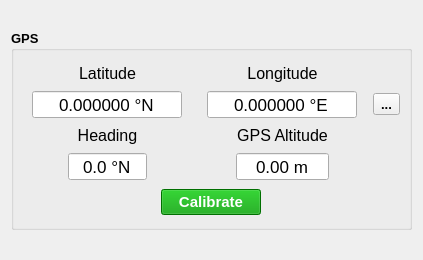
           <widget class="QWidget" name="page_9">
            <property name="geometry">
             <rect>
              <x>0</x>
              <y>0</y>
              <width>423</width>
              <height>260</height>
             </rect>
            </property>
            <attribute name="label">
             <string>GPS</string>
            </attribute>
            <layout class="QGridLayout" name="gridLayout_34">
             <item row="0" column="0">
              <widget class="QGroupBox" name="groupBox_4">
               <property name="sizePolicy">
                <sizepolicy hsizetype="Preferred" vsizetype="Minimum">
                 <horstretch>0</horstretch>
                 <verstretch>0</verstretch>
                </sizepolicy>
               </property>
               <property name="maximumSize">
                <size>
                 <width>16777215</width>
                 <height>200</height>
                </size>
               </property>
               <property name="font">
                <font>
                 <pointsize>10</pointsize>
                 <bold>true</bold>
                </font>
               </property>
               <property name="title">
                <string>GPS </string>
               </property>
               <layout class="QGridLayout" name="gridLayout_7" rowstretch="1,0">
                <item row="0" column="2">
                 <layout class="QGridLayout" name="gridLayout_11">
                  <item row="1" column="1" alignment="Qt::AlignHCenter">
                   <widget class="QDoubleSpinBox" name="latitude_SB">
                    <property name="minimumSize">
                     <size>
                      <width>150</width>
                      <height>0</height>
                     </size>
                    </property>
                    <property name="maximumSize">
                     <size>
                      <width>100</width>
                      <height>16777215</height>
                     </size>
                    </property>
                    <property name="font">
                     <font>
                      <pointsize>13</pointsize>
                      <bold>false</bold>
                     </font>
                    </property>
                    <property name="frame">
                     <bool>true</bool>
                    </property>
                    <property name="alignment">
                     <set>Qt::AlignCenter</set>
                    </property>
                    <property name="readOnly">
                     <bool>true</bool>
                    </property>
                    <property name="buttonSymbols">
                     <enum>QAbstractSpinBox::NoButtons</enum>
                    </property>
                    <property name="suffix">
                     <string> °N</string>
                    </property>
                    <property name="decimals">
                     <number>6</number>
                    </property>
                    <property name="minimum">
                     <double>-100.000000000000000</double>
                    </property>
                    <property name="maximum">
                     <double>100.000000000000000</double>
                    </property>
                   </widget>
                  </item>
                  <item row="1" column="3">
                   <widget class="QToolButton" name="copycoordinates_TB">
                    <property name="text">
                     <string>...</string>
                    </property>
                    <property name="icon">
                     <iconset>
                      <normaloff>../../../../../../../.designer/backup/copy_icon.png</normaloff>../../../../../../../.designer/backup/copy_icon.png</iconset>
                    </property>
                    <property name="toolButtonStyle">
                     <enum>Qt::ToolButtonIconOnly</enum>
                    </property>
                   </widget>
                  </item>
                  <item row="1" column="2" alignment="Qt::AlignHCenter">
                   <widget class="QDoubleSpinBox" name="longitude_SB">
                    <property name="minimumSize">
                     <size>
                      <width>150</width>
                      <height>0</height>
                     </size>
                    </property>
                    <property name="maximumSize">
                     <size>
                      <width>100</width>
                      <height>16777215</height>
                     </size>
                    </property>
                    <property name="font">
                     <font>
                      <pointsize>13</pointsize>
                      <bold>false</bold>
                     </font>
                    </property>
                    <property name="frame">
                     <bool>true</bool>
                    </property>
                    <property name="alignment">
                     <set>Qt::AlignCenter</set>
                    </property>
                    <property name="readOnly">
                     <bool>true</bool>
                    </property>
                    <property name="buttonSymbols">
                     <enum>QAbstractSpinBox::NoButtons</enum>
                    </property>
                    <property name="suffix">
                     <string> °E</string>
                    </property>
                    <property name="decimals">
                     <number>6</number>
                    </property>
                    <property name="minimum">
                     <double>-100.000000000000000</double>
                    </property>
                    <property name="maximum">
                     <double>100.000000000000000</double>
                    </property>
                   </widget>
                  </item>
                  <item row="2" column="2">
                   <widget class="QLabel" name="label_12">
                    <property name="maximumSize">
                     <size>
                      <width>16777215</width>
                      <height>25</height>
                     </size>
                    </property>
                    <property name="font">
                     <font>
                      <pointsize>12</pointsize>
                      <bold>false</bold>
                     </font>
                    </property>
                    <property name="text">
                     <string>GPS Altitude</string>
                    </property>
                    <property name="alignment">
                     <set>Qt::AlignCenter</set>
                    </property>
                   </widget>
                  </item>
                  <item row="2" column="1">
                   <widget class="QLabel" name="label_13">
                    <property name="maximumSize">
                     <size>
                      <width>16777215</width>
                      <height>25</height>
                     </size>
                    </property>
                    <property name="font">
                     <font>
                      <pointsize>12</pointsize>
                      <bold>false</bold>
                     </font>
                    </property>
                    <property name="text">
                     <string>Heading</string>
                    </property>
                    <property name="alignment">
                     <set>Qt::AlignCenter</set>
                    </property>
                   </widget>
                  </item>
                  <item row="3" column="1" alignment="Qt::AlignHCenter">
                   <widget class="QDoubleSpinBox" name="heading_SB">
                    <property name="maximumSize">
                     <size>
                      <width>100</width>
                      <height>16777215</height>
                     </size>
                    </property>
                    <property name="font">
                     <font>
                      <pointsize>13</pointsize>
                      <bold>false</bold>
                     </font>
                    </property>
                    <property name="frame">
                     <bool>true</bool>
                    </property>
                    <property name="alignment">
                     <set>Qt::AlignCenter</set>
                    </property>
                    <property name="readOnly">
                     <bool>true</bool>
                    </property>
                    <property name="buttonSymbols">
                     <enum>QAbstractSpinBox::NoButtons</enum>
                    </property>
                    <property name="suffix">
                     <string> °N</string>
                    </property>
                    <property name="decimals">
                     <number>1</number>
                    </property>
                    <property name="maximum">
                     <double>360.000000000000000</double>
                    </property>
                   </widget>
                  </item>
                  <item row="0" column="1">
                   <widget class="QLabel" name="label_10">
                    <property name="maximumSize">
                     <size>
                      <width>16777215</width>
                      <height>25</height>
                     </size>
                    </property>
                    <property name="font">
                     <font>
                      <pointsize>12</pointsize>
                      <bold>false</bold>
                     </font>
                    </property>
                    <property name="text">
                     <string>Latitude</string>
                    </property>
                    <property name="alignment">
                     <set>Qt::AlignCenter</set>
                    </property>
                   </widget>
                  </item>
                  <item row="3" column="2" alignment="Qt::AlignHCenter">
                   <widget class="QDoubleSpinBox" name="altitudeGPS_SB">
                    <property name="maximumSize">
                     <size>
                      <width>100</width>
                      <height>16777215</height>
                     </size>
                    </property>
                    <property name="font">
                     <font>
                      <pointsize>13</pointsize>
                      <bold>false</bold>
                     </font>
                    </property>
                    <property name="frame">
                     <bool>true</bool>
                    </property>
                    <property name="alignment">
                     <set>Qt::AlignCenter</set>
                    </property>
                    <property name="readOnly">
                     <bool>true</bool>
                    </property>
                    <property name="buttonSymbols">
                     <enum>QAbstractSpinBox::NoButtons</enum>
                    </property>
                    <property name="suffix">
                     <string> m</string>
                    </property>
                    <property name="minimum">
                     <double>-100.000000000000000</double>
                    </property>
                    <property name="maximum">
                     <double>1000.000000000000000</double>
                    </property>
                   </widget>
                  </item>
                  <item row="0" column="2">
                   <widget class="QLabel" name="label_11">
                    <property name="maximumSize">
                     <size>
                      <width>16777215</width>
                      <height>25</height>
                     </size>
                    </property>
                    <property name="font">
                     <font>
                      <pointsize>12</pointsize>
                      <bold>false</bold>
                     </font>
                    </property>
                    <property name="text">
                     <string>Longitude</string>
                    </property>
                    <property name="alignment">
                     <set>Qt::AlignCenter</set>
                    </property>
                   </widget>
                  </item>
                 </layout>
                </item>
                <item row="1" column="2" alignment="Qt::AlignHCenter">
                 <widget class="QPushButton" name="calibrateGPS_PB">
                  <property name="minimumSize">
                   <size>
                    <width>100</width>
                    <height>0</height>
                   </size>
                  </property>
                  <property name="maximumSize">
                   <size>
                    <width>100</width>
                    <height>16777215</height>
                   </size>
                  </property>
                  <property name="font">
                   <font>
                    <pointsize>11</pointsize>
                    <bold>true</bold>
                   </font>
                  </property>
                  <property name="styleSheet">
                   <string notr="true">color: rgb(255, 255, 255);
background-color: rgb(0, 155, 0);</string>
                  </property>
                  <property name="text">
                   <string>Calibrate</string>
                  </property>
                 </widget>
                </item>
               </layout>
              </widget>
             </item>
            </layout>
           </widget>
